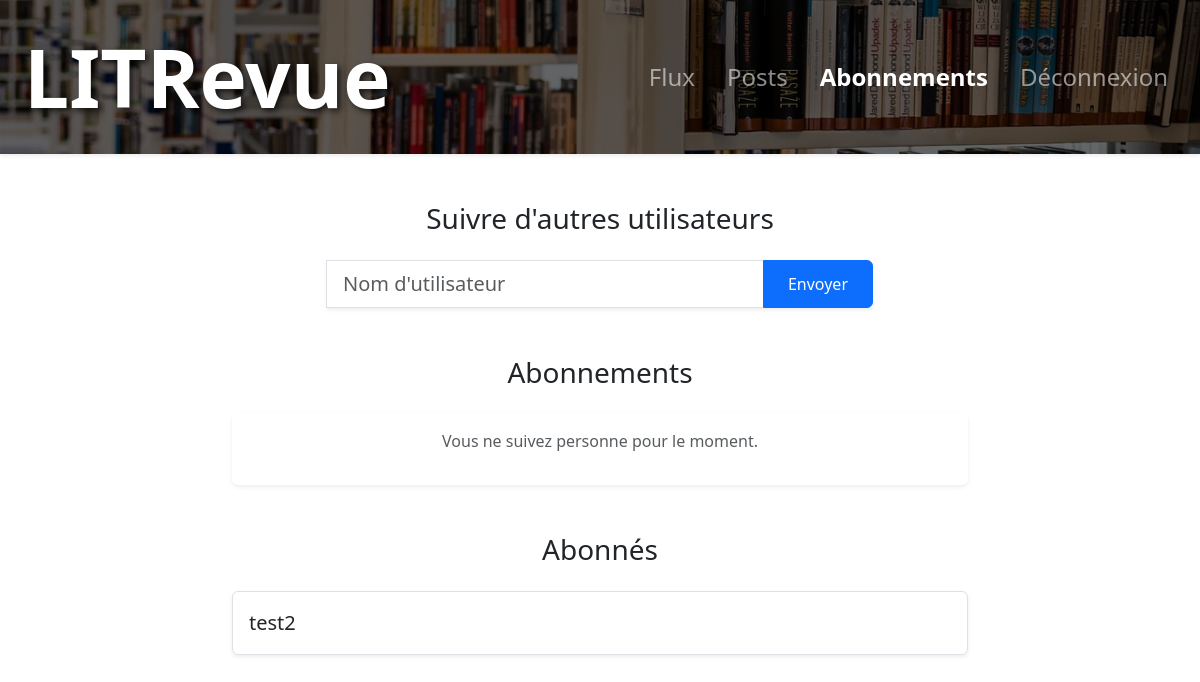
Page /subscriptions/ (signed in) on the earlier database version.
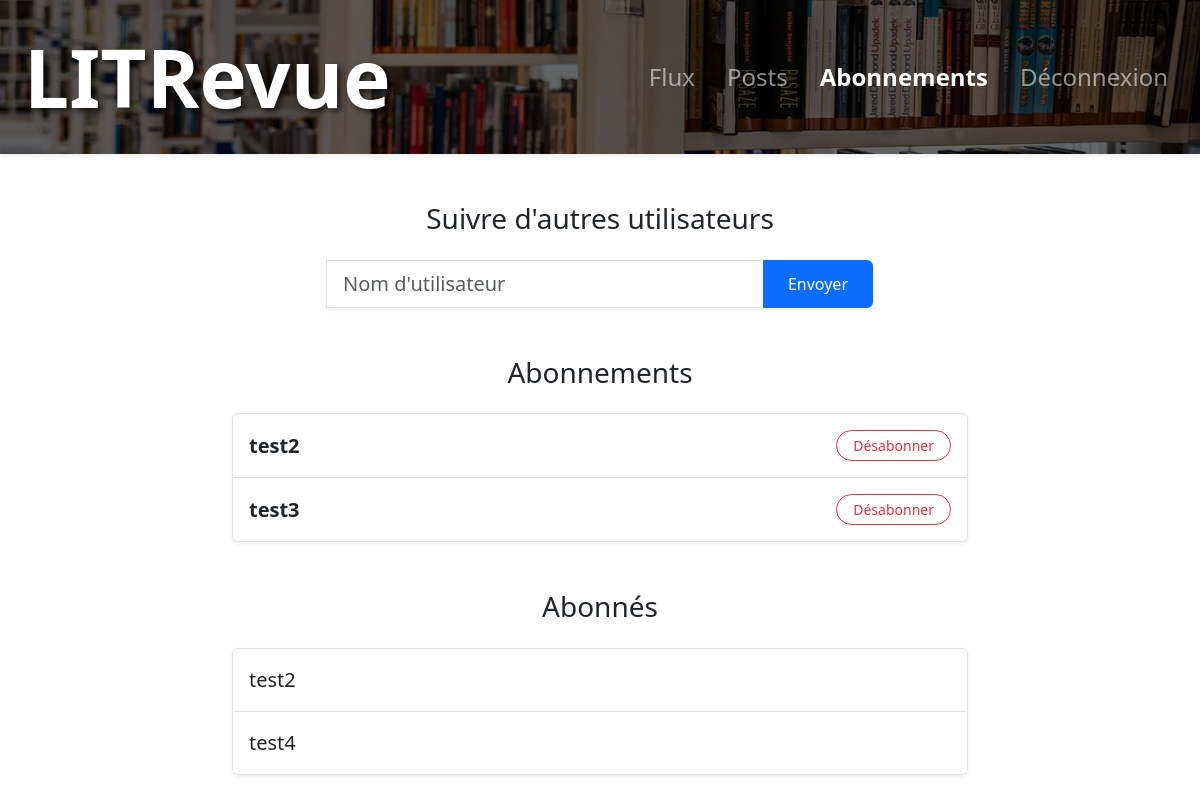
Same page on the later database version.
### authentication/models.py (models this page shows)
class User(AbstractUser):
    pass

### flux/views.py (the view, shortened to what this page needs)
# urls.py: path('subscriptions/', flux.views.subscriptions, name='subscriptions'),
@login_required
def subscriptions(request):
    users_followed = User.objects.filter(
        id__in=UserFollows.objects.filter(user=request.user).values_list('followed_user', flat=True)
    )
    followers = User.objects.filter(
        id__in=UserFollows.objects.filter(followed_user=request.user).values_list('user', flat=True)
    )
    context = {
        'users_followed': users_followed,
        'followers': followers,
    }
    return render(request, 'flux/subscriptions.html', context)

### flux/templates/flux/subscriptions.html (shortened to what this page needs)
{% extends 'base.html' %}
{% load static %}
{% block content %}
<section class="mb-5">
    <h3 class="text-center mb-4 mt-5">Suivre d'autres utilisateurs</h3>
    <div class="row justify-content-center">
        <div class="col-md-8 col-lg-6">
            <form method="post" class="input-group shadow-sm">
                <input type="text" name="username" class="form-control form-control-lg" placeholder="Nom d'utilisateur">
                <button class="btn btn-primary px-4" type="submit">Envoyer</button>
            </form>
        </div>
    </div>
</section>
 <section class="mb-5">
    <h3 class="text-center mb-4">Abonnements</h3>
    <div class="row justify-content-center">
        <div class="col-md-10 col-lg-8">
            {% include "flux/partials/user_list.html" with users=users_followed show_action=True action_url='unfollow' action_text='Désabonner' empty_message='Vous ne suivez personne pour le moment.' %}
        </div>
    </div>
</section>
<section class="mb-5">
    <h3 class="text-center mb-4">Abonnés</h3>
    <div class="row justify-content-center">
        <div class="col-md-10 col-lg-8">
            <ul class="list-group shadow-sm">
                {% for follower in followers %}
                    <li class="list-group-item p-3">
                        <span class="fs-5">{{ follower.username }}</span>
                    </li>
                {% empty %}
                    <p class="text-center text-muted py-3">Vous n'avez pas encore d'abonnés.</p>
                {% endfor %}
            </ul>
        </div>
    </div>
</section>
{% endblock content %}

### flux/templates/flux/partials/user_list.html (shortened to what this page needs)
<div class="list-group shadow-sm">
    {% for user in users %}
        <div class="list-group-item d-flex justify-content-between align-items-center p-3">
            <span class="fw-bold fs-5 text-dark">{{ user.username }}</span>
            {% if show_action %}
                <form method="post" action="{% url action_url user.id %}">
                    <button type="submit" class="btn btn-outline-danger btn-sm rounded-pill px-3">
                        {{ action_text }}
                    </button>
                </form>
            {% endif %}
        </div>
    {% empty %}
        <p class="text-center text-muted py-3">{{ empty_message }}</p>
    {% endfor %}
</div>

Differences in the rows shown:
now on one of the page's lists (row edited): User: username "test2"
now on this page (row unchanged): User: username "test3", action_text "Désabonner", shown under "Abonnements"
now on this page (row edited): User: username "test4", shown under "Abonnés"
Other differences:
{{ empty_message }}: "Vous ne suivez personne pour le moment." → (not shown)
